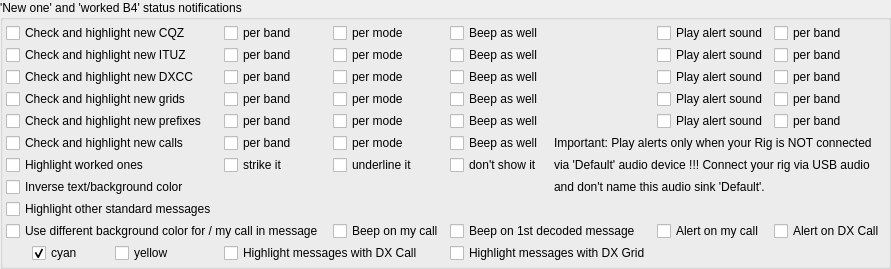
          <widget class="QGroupBox" name="highlight_group_box">
           <property name="title">
            <string>'New one' and 'worked B4' status notifications</string>
           </property>
           <layout class="QGridLayout" name="gridLayout_20">
            <property name="leftMargin">
             <number>3</number>
            </property>
            <property name="topMargin">
             <number>3</number>
            </property>
            <property name="rightMargin">
             <number>3</number>
            </property>
            <property name="bottomMargin">
             <number>3</number>
            </property>
            <property name="verticalSpacing">
             <number>6</number>
            </property>
            <item row="0" column="0">
             <layout class="QGridLayout" name="gridLayout_19">
              <property name="verticalSpacing">
               <number>2</number>
              </property>
              <item row="7" column="5" colspan="3">
               <widget class="QLabel" name="label_35">
                <property name="toolTip">
                 <string>&lt;html&gt;&lt;head/&gt;&lt;body&gt;&lt;p&gt;IMPORTANT NOTE:&lt;/p&gt;&lt;p&gt;Use of this feature requires that your computer is equipped with two sound cards. Enable Play alerts only when your Rig is NOT connected via 'Default'audio device !!! This is fulfilled when your rig is connected via USB audio (FT-991, IC-7300, etc.). Alert sounds will be played on the 'Default' audio device (usually the loudspeaker of your PC).&lt;/p&gt;&lt;/body&gt;&lt;/html&gt;</string>
                </property>
                <property name="text">
                 <string>via 'Default' audio device !!! Connect your rig via USB audio</string>
                </property>
               </widget>
              </item>
              <item row="6" column="4">
               <widget class="QCheckBox" name="beep_on_newCall_check_box">
                <property name="toolTip">
                 <string>Use also system sound for the notification.</string>
                </property>
                <property name="text">
                 <string>Beep as well</string>
                </property>
               </widget>
              </item>
              <item row="1" column="4">
               <widget class="QCheckBox" name="beep_on_newCQZ_check_box">
                <property name="toolTip">
                 <string>Use also system sound for the notification.</string>
                </property>
                <property name="text">
                 <string>Beep as well</string>
                </property>
               </widget>
              </item>
              <item row="2" column="2">
               <widget class="QCheckBox" name="newITUZBand_check_box">
                <property name="toolTip">
                 <string>&lt;html&gt;&lt;head/&gt;&lt;body&gt;&lt;p&gt;Highlight messages with ITU Zones which are new on the band according to the data from wsjtx_log.adi log file.&lt;/p&gt;&lt;/body&gt;&lt;/html&gt;</string>
                </property>
                <property name="text">
                 <string>per band</string>
                </property>
               </widget>
              </item>
              <item row="6" column="3">
               <widget class="QCheckBox" name="newCallBandMode_check_box">
                <property name="toolTip">
                 <string>&lt;html&gt;&lt;head/&gt;&lt;body&gt;&lt;p&gt;Highlight messages with callsigns which are new in the mode according to the data from wsjtx_log.adi log file.&lt;/p&gt;&lt;/body&gt;&lt;/html&gt;</string>
                </property>
                <property name="text">
                 <string>per mode</string>
                </property>
               </widget>
              </item>
              <item row="5" column="7">
               <widget class="QCheckBox" name="alert_on_newPxOB_check_box">
                <property name="toolTip">
                 <string>&lt;html&gt;&lt;head/&gt;&lt;body&gt;&lt;p&gt;IMPORTANT NOTE:&lt;/p&gt;&lt;p&gt;Use of this feature requires that your computer is equipped with two sound cards. Enable Play alerts only when your Rig is NOT connected via 'Default'audio device !!! This is fulfilled when your rig is connected via USB audio (FT-991, IC-7300, etc.). Alert sounds will be played on the 'Default' audio device (usually the loudspeaker of your PC).&lt;/p&gt;&lt;/body&gt;&lt;/html&gt;</string>
                </property>
                <property name="text">
                 <string>per band</string>
                </property>
               </widget>
              </item>
              <item row="2" column="0" colspan="2">
               <widget class="QCheckBox" name="newITUZ_check_box">
                <property name="toolTip">
                 <string>&lt;html&gt;&lt;head/&gt;&lt;body&gt;&lt;p&gt;Highlight messages with ITU Zones which do not exist in the wsjtx_log.adi log file.&lt;/p&gt;&lt;/body&gt;&lt;/html&gt;</string>
                </property>
                <property name="text">
                 <string>Check and highlight new ITUZ</string>
                </property>
               </widget>
              </item>
              <item row="3" column="4">
               <widget class="QCheckBox" name="beep_on_newDXCC_check_box">
                <property name="toolTip">
                 <string>Use also system sound for the notification.</string>
                </property>
                <property name="text">
                 <string>Beep as well</string>
                </property>
               </widget>
              </item>
              <item row="3" column="7">
               <widget class="QCheckBox" name="alert_on_newDXCCOB_check_box">
                <property name="toolTip">
                 <string>&lt;html&gt;&lt;head/&gt;&lt;body&gt;&lt;p&gt;IMPORTANT NOTE:&lt;/p&gt;&lt;p&gt;Use of this feature requires that your computer is equipped with two sound cards. Enable Play alerts only when your Rig is NOT connected via 'Default'audio device !!! This is fulfilled when your rig is connected via USB audio (FT-991, IC-7300, etc.). Alert sounds will be played on the 'Default' audio device (usually the loudspeaker of your PC).&lt;/p&gt;&lt;/body&gt;&lt;/html&gt;</string>
                </property>
                <property name="text">
                 <string>per band</string>
                </property>
               </widget>
              </item>
              <item row="9" column="0" colspan="2">
               <widget class="QCheckBox" name="newPotential_check_box">
                <property name="toolTip">
                 <string>&lt;html&gt;&lt;head/&gt;&lt;body&gt;&lt;p&gt;By default 'CQ' and 'MyCall' messages being only checked, this setting allows to check also other received standard messages for new DXCC, Grid, Call. 'Other standard message' color being used for the notification&lt;/p&gt;&lt;/body&gt;&lt;/html&gt;</string>
                </property>
                <property name="text">
                 <string>Highlight other standard messages</string>
                </property>
               </widget>
              </item>
              <item row="7" column="0" colspan="2">
               <widget class="QCheckBox" name="workedColor_check_box">
                <property name="toolTip">
                 <string>&lt;html&gt;&lt;head/&gt;&lt;body&gt;&lt;p&gt;Use color notification for messages with the worked DXCC, Grid, Call.&lt;/p&gt;&lt;/body&gt;&lt;/html&gt;</string>
                </property>
                <property name="text">
                 <string>Highlight worked ones</string>
                </property>
               </widget>
              </item>
              <item row="2" column="6">
               <widget class="QCheckBox" name="alert_on_newITUZ_check_box">
                <property name="toolTip">
                 <string>&lt;html&gt;&lt;head/&gt;&lt;body&gt;&lt;p&gt;IMPORTANT NOTE:&lt;/p&gt;&lt;p&gt;Use of this feature requires that your computer is equipped with two sound cards. Enable Play alerts only when your Rig is NOT connected via 'Default'audio device !!! This is fulfilled when your rig is connected via USB audio (FT-991, IC-7300, etc.). Alert sounds will be played on the 'Default' audio device (usually the loudspeaker of your PC).&lt;/p&gt;&lt;/body&gt;&lt;/html&gt;</string>
                </property>
                <property name="text">
                 <string>Play alert sound</string>
                </property>
               </widget>
              </item>
              <item row="1" column="6">
               <widget class="QCheckBox" name="alert_on_newCQZ_check_box">
                <property name="toolTip">
                 <string>&lt;html&gt;&lt;head/&gt;&lt;body&gt;&lt;p&gt;IMPORTANT NOTE:&lt;/p&gt;&lt;p&gt;Use of this feature requires that your computer is equipped with two sound cards. Enable Play alerts only when your Rig is NOT connected via 'Default'audio device !!!  This is fulfilled when your rig is connected via USB audio (FT-991, IC-7300, etc.). Alert sounds will be played on the 'Default' audio device (usually the loudspeaker of your PC).&lt;/p&gt;&lt;/body&gt;&lt;/html&gt;</string>
                </property>
                <property name="text">
                 <string>Play alert sound</string>
                </property>
               </widget>
              </item>
              <item row="4" column="6">
               <widget class="QCheckBox" name="alert_on_newGrid_check_box">
                <property name="toolTip">
                 <string>&lt;html&gt;&lt;head/&gt;&lt;body&gt;&lt;p&gt;IMPORTANT NOTE:&lt;/p&gt;&lt;p&gt;Use of this feature requires that your computer is equipped with two sound cards. Enable Play alerts only when your Rig is NOT connected via 'Default'audio device !!! This is fulfilled when your rig is connected via USB audio (FT-991, IC-7300, etc.). Alert sounds will be played on the 'Default' audio device (usually the loudspeaker of your PC).&lt;/p&gt;&lt;/body&gt;&lt;/html&gt;</string>
                </property>
                <property name="text">
                 <string>Play alert sound</string>
                </property>
               </widget>
              </item>
              <item row="3" column="0" colspan="2">
               <widget class="QCheckBox" name="newDXCC_check_box">
                <property name="toolTip">
                 <string>&lt;html&gt;&lt;head/&gt;&lt;body&gt;&lt;p&gt;Highlight messages with DXCC countries which do not exist in the wsjtx_log.adi log file.&lt;/p&gt;&lt;/body&gt;&lt;/html&gt;</string>
                </property>
                <property name="text">
                 <string>Check and highlight new DXCC</string>
                </property>
               </widget>
              </item>
              <item row="10" column="7">
               <widget class="QCheckBox" name="alert_on_DX_call_check_box">
                <property name="toolTip">
                 <string>&lt;html&gt;&lt;head/&gt;&lt;body&gt;&lt;p&gt;IMPORTANT NOTE:&lt;/p&gt;&lt;p&gt;Use of this feature requires that your computer is equipped with two sound cards. Enable Play alerts only when your Rig is NOT connected via 'Default'audio device !!! This is fulfilled when your rig is connected via USB audio (FT-991, IC-7300, etc.). Alert sounds will be played on the 'Default' audio device (usually the loudspeaker of your PC).&lt;/p&gt;&lt;/body&gt;&lt;/html&gt;</string>
                </property>
                <property name="text">
                 <string>Alert on DX Call</string>
                </property>
               </widget>
              </item>
              <item row="6" column="5" colspan="3">
               <widget class="QLabel" name="label_39">
                <property name="toolTip">
                 <string>&lt;html&gt;&lt;head/&gt;&lt;body&gt;&lt;p&gt;IMPORTANT NOTE:&lt;/p&gt;&lt;p&gt;Use of this feature requires that your computer is equipped with two sound cards. Enable Play alerts only when your Rig is NOT connected via 'Default'audio device !!! This is fulfilled when your rig is connected via USB audio (FT-991, IC-7300, etc.). Alert sounds will be played on the 'Default' audio device (usually the loudspeaker of your PC).&lt;/p&gt;&lt;/body&gt;&lt;/html&gt;</string>
                </property>
                <property name="text">
                 <string>Important: Play alerts only when your Rig is NOT connected</string>
                </property>
               </widget>
              </item>
              <item row="5" column="0" colspan="2">
               <widget class="QCheckBox" name="newPx_check_box">
                <property name="toolTip">
                 <string>&lt;html&gt;&lt;head/&gt;&lt;body&gt;&lt;p&gt;Highlight messages with prefixes which do not exist in the wsjtx_log.adi log file.&lt;/p&gt;&lt;/body&gt;&lt;/html&gt;</string>
                </property>
                <property name="text">
                 <string>Check and highlight new prefixes</string>
                </property>
               </widget>
              </item>
              <item row="3" column="2">
               <widget class="QCheckBox" name="newDXCCBand_check_box">
                <property name="toolTip">
                 <string>&lt;html&gt;&lt;head/&gt;&lt;body&gt;&lt;p&gt;Highlight messages with DXCC countries which are new on the band according to the data from wsjtx_log.adi log file.&lt;/p&gt;&lt;/body&gt;&lt;/html&gt;</string>
                </property>
                <property name="text">
                 <string>per band</string>
                </property>
               </widget>
              </item>
              <item row="10" column="0" colspan="3">
               <widget class="QCheckBox" name="differentBackground_check_box">
                <property name="toolTip">
                 <string>&lt;html&gt;&lt;head/&gt;&lt;body&gt;&lt;p&gt;Use different background color for / my call in message&lt;/p&gt;&lt;/body&gt;&lt;/html&gt;</string>
                </property>
                <property name="text">
                 <string>Use different background color for / my call in message </string>
                </property>
               </widget>
              </item>
              <item row="8" column="5" colspan="3">
               <widget class="QLabel" name="label_37">
                <property name="toolTip">
                 <string>&lt;html&gt;&lt;head/&gt;&lt;body&gt;&lt;p&gt;IMPORTANT NOTE:&lt;/p&gt;&lt;p&gt;Use of this feature requires that your computer is equipped with two sound cards. Enable Play alerts only when your Rig is NOT connected via 'Default'audio device !!! This is fulfilled when your rig is connected via USB audio (FT-991, IC-7300, etc.). Alert sounds will be played on the 'Default' audio device (usually the loudspeaker of your PC).&lt;/p&gt;&lt;/body&gt;&lt;/html&gt;</string>
                </property>
                <property name="text">
                 <string>and don't name this audio sink 'Default'.</string>
                </property>
               </widget>
              </item>
              <item row="2" column="3">
               <widget class="QCheckBox" name="newITUZBandMode_check_box">
                <property name="toolTip">
                 <string>&lt;html&gt;&lt;head/&gt;&lt;body&gt;&lt;p&gt;Highlight messages with ITU Zones which are new in the mode according to the data from wsjtx_log.adi log file.&lt;/p&gt;&lt;/body&gt;&lt;/html&gt;</string>
                </property>
                <property name="text">
                 <string>per mode</string>
                </property>
               </widget>
              </item>
              <item row="2" column="4">
               <widget class="QCheckBox" name="beep_on_newITUZ_check_box">
                <property name="toolTip">
                 <string>Use also system sound for the notification.</string>
                </property>
                <property name="text">
                 <string>Beep as well</string>
                </property>
               </widget>
              </item>
              <item row="5" column="6">
               <widget class="QCheckBox" name="alert_on_newPx_check_box">
                <property name="toolTip">
                 <string>&lt;html&gt;&lt;head/&gt;&lt;body&gt;&lt;p&gt;IMPORTANT NOTE:&lt;/p&gt;&lt;p&gt;Use of this feature requires that your computer is equipped with two sound cards. Enable Play alerts only when your Rig is NOT connected via 'Default'audio device !!! This is fulfilled when your rig is connected via USB audio (FT-991, IC-7300, etc.). Alert sounds will be played on the 'Default' audio device (usually the loudspeaker of your PC).&lt;/p&gt;&lt;/body&gt;&lt;/html&gt;</string>
                </property>
                <property name="text">
                 <string>Play alert sound</string>
                </property>
               </widget>
              </item>
              <item row="4" column="3">
               <widget class="QCheckBox" name="newGridBandMode_check_box">
                <property name="toolTip">
                 <string>&lt;html&gt;&lt;head/&gt;&lt;body&gt;&lt;p&gt;Highlight messages with grid squares which are new in the mode according to the data from wsjtx_log.adi log file.&lt;/p&gt;&lt;/body&gt;&lt;/html&gt;</string>
                </property>
                <property name="text">
                 <string>per mode</string>
                </property>
               </widget>
              </item>
              <item row="4" column="4">
               <widget class="QCheckBox" name="beep_on_newGrid_check_box">
                <property name="toolTip">
                 <string>Use also system sound for the notification.</string>
                </property>
                <property name="text">
                 <string>Beep as well</string>
                </property>
               </widget>
              </item>
              <item row="1" column="0" colspan="2">
               <widget class="QCheckBox" name="newCQZ_check_box">
                <property name="toolTip">
                 <string>&lt;html&gt;&lt;head/&gt;&lt;body&gt;&lt;p&gt;Highlight messages with CQ Zones which do not exist in the wsjtx_log.adi log file.&lt;/p&gt;&lt;/body&gt;&lt;/html&gt;</string>
                </property>
                <property name="text">
                 <string>Check and highlight new CQZ</string>
                </property>
               </widget>
              </item>
              <item row="3" column="3">
               <widget class="QCheckBox" name="newDXCCBandMode_check_box">
                <property name="toolTip">
                 <string>&lt;html&gt;&lt;head/&gt;&lt;body&gt;&lt;p&gt;Highlight messages with DXCC countries which are new in the mode according to the data from wsjtx_log.adi log file.&lt;/p&gt;&lt;/body&gt;&lt;/html&gt;</string>
                </property>
                <property name="text">
                 <string>per mode</string>
                </property>
               </widget>
              </item>
              <item row="10" column="6">
               <widget class="QCheckBox" name="alert_on_my_call_check_box">
                <property name="toolTip">
                 <string>&lt;html&gt;&lt;head/&gt;&lt;body&gt;&lt;p&gt;IMPORTANT NOTE:&lt;/p&gt;&lt;p&gt;Use of this feature requires that your computer is equipped with two sound cards. Enable Play alerts only when your Rig is NOT connected via 'Default'audio device !!! This is fulfilled when your rig is connected via USB audio (FT-991, IC-7300, etc.). Alert sounds will be played on the 'Default' audio device (usually the loudspeaker of your PC).&lt;/p&gt;&lt;/body&gt;&lt;/html&gt;</string>
                </property>
                <property name="text">
                 <string>Alert on my call</string>
                </property>
               </widget>
              </item>
              <item row="4" column="0" colspan="2">
               <widget class="QCheckBox" name="newGrid_check_box">
                <property name="toolTip">
                 <string>&lt;html&gt;&lt;head/&gt;&lt;body&gt;&lt;p&gt;Highlight messages with grid squares which do not exist in the wsjtx_log.adi log file.&lt;/p&gt;&lt;/body&gt;&lt;/html&gt;</string>
                </property>
                <property name="text">
                 <string>Check and highlight new grids</string>
                </property>
               </widget>
              </item>
              <item row="6" column="2">
               <widget class="QCheckBox" name="newCallBand_check_box">
                <property name="toolTip">
                 <string>&lt;html&gt;&lt;head/&gt;&lt;body&gt;&lt;p&gt;Highlight messages with callsigns which are new on the band according to the data from wsjtx_log.adi log file.&lt;/p&gt;&lt;/body&gt;&lt;/html&gt;</string>
                </property>
                <property name="text">
                 <string>per band</string>
                </property>
               </widget>
              </item>
              <item row="5" column="3">
               <widget class="QCheckBox" name="newPxBandMode_check_box">
                <property name="toolTip">
                 <string>&lt;html&gt;&lt;head/&gt;&lt;body&gt;&lt;p&gt;Highlight messages with prefixes which are new in the mode according to the data from wsjtx_log.adi log file.&lt;/p&gt;&lt;/body&gt;&lt;/html&gt;</string>
                </property>
                <property name="text">
                 <string>per mode</string>
                </property>
               </widget>
              </item>
              <item row="7" column="2">
               <widget class="QCheckBox" name="workedStriked_check_box">
                <property name="toolTip">
                 <string>&lt;html&gt;&lt;head/&gt;&lt;body&gt;&lt;p&gt;Messages with worked DXCC, Grid, Call will be striked.&lt;/p&gt;&lt;/body&gt;&lt;/html&gt;</string>
                </property>
                <property name="statusTip">
                 <string>&lt;html&gt;&lt;head/&gt;&lt;body&gt;&lt;p&gt;Messages with worked Call will be striked&lt;/p&gt;&lt;/body&gt;&lt;/html&gt;</string>
                </property>
                <property name="text">
                 <string>strike it</string>
                </property>
               </widget>
              </item>
              <item row="7" column="3">
               <widget class="QCheckBox" name="workedUnderlined_check_box">
                <property name="toolTip">
                 <string>&lt;html&gt;&lt;head/&gt;&lt;body&gt;&lt;p&gt;Messages with worked DXCC, Grid, Call will be underlined.&lt;/p&gt;&lt;/body&gt;&lt;/html&gt;</string>
                </property>
                <property name="text">
                 <string>underline it</string>
                </property>
               </widget>
              </item>
              <item row="5" column="4">
               <widget class="QCheckBox" name="beep_on_newPx_check_box">
                <property name="toolTip">
                 <string>Use also system sound for the notification.</string>
                </property>
                <property name="text">
                 <string>Beep as well</string>
                </property>
               </widget>
              </item>
              <item row="1" column="3">
               <widget class="QCheckBox" name="newCQZBandMode_check_box">
                <property name="toolTip">
                 <string>&lt;html&gt;&lt;head/&gt;&lt;body&gt;&lt;p&gt;Highlight messages with CQ Zones which are new in the mode according to the data from wsjtx_log.adi log file.&lt;/p&gt;&lt;/body&gt;&lt;/html&gt;</string>
                </property>
                <property name="text">
                 <string>per mode</string>
                </property>
               </widget>
              </item>
              <item row="11" column="0" alignment="Qt::AlignHCenter">
               <widget class="QCheckBox" name="cyan_check_box">
                <property name="toolTip">
                 <string>&lt;html&gt;&lt;head/&gt;&lt;body&gt;&lt;p&gt;Use cyan background color&lt;/p&gt;&lt;/body&gt;&lt;/html&gt;</string>
                </property>
                <property name="text">
                 <string>cyan</string>
                </property>
                <property name="checked">
                 <bool>true</bool>
                </property>
                <property name="autoExclusive">
                 <bool>true</bool>
                </property>
               </widget>
              </item>
              <item row="4" column="2">
               <widget class="QCheckBox" name="newGridBand_check_box">
                <property name="toolTip">
                 <string>&lt;html&gt;&lt;head/&gt;&lt;body&gt;&lt;p&gt;Highlight messages with grid squares which are new on the band according to the data from wsjtx_log.adi log file.&lt;/p&gt;&lt;/body&gt;&lt;/html&gt;</string>
                </property>
                <property name="text">
                 <string>per band</string>
                </property>
               </widget>
              </item>
              <item row="5" column="2">
               <widget class="QCheckBox" name="newPxBand_check_box">
                <property name="toolTip">
                 <string>&lt;html&gt;&lt;head/&gt;&lt;body&gt;&lt;p&gt;Highlight messages with prefixes which are new on the band according to the data from wsjtx_log.adi log file.&lt;/p&gt;&lt;/body&gt;&lt;/html&gt;</string>
                </property>
                <property name="text">
                 <string>per band</string>
                </property>
               </widget>
              </item>
              <item row="1" column="2">
               <widget class="QCheckBox" name="newCQZBand_check_box">
                <property name="toolTip">
                 <string>&lt;html&gt;&lt;head/&gt;&lt;body&gt;&lt;p&gt;Highlight messages with CQ Zones which are new on the band according to the data from wsjtx_log.adi log file.&lt;/p&gt;&lt;/body&gt;&lt;/html&gt;</string>
                </property>
                <property name="text">
                 <string>per band</string>
                </property>
               </widget>
              </item>
              <item row="10" column="3">
               <widget class="QCheckBox" name="beep_on_my_call_check_box">
                <property name="toolTip">
                 <string>&lt;html&gt;&lt;head/&gt;&lt;body&gt;&lt;p&gt;Use system sound for notification if there is MyCall in the received message.&lt;/p&gt;&lt;/body&gt;&lt;/html&gt;</string>
                </property>
                <property name="text">
                 <string>Beep on my call</string>
                </property>
               </widget>
              </item>
              <item row="7" column="4">
               <widget class="QCheckBox" name="workedDontShow_check_box">
                <property name="toolTip">
                 <string>&lt;html&gt;&lt;head/&gt;&lt;body&gt;&lt;p&gt;Messages with worked DXCC, Grid, Call where there is no MyCall will be skipped in the decoded text window&lt;/p&gt;&lt;/body&gt;&lt;/html&gt;</string>
                </property>
                <property name="text">
                 <string>don't show it</string>
                </property>
               </widget>
              </item>
              <item row="4" column="7">
               <widget class="QCheckBox" name="alert_on_newGridOB_check_box">
                <property name="toolTip">
                 <string>&lt;html&gt;&lt;head/&gt;&lt;body&gt;&lt;p&gt;IMPORTANT NOTE:&lt;/p&gt;&lt;p&gt;Use of this feature requires that your computer is equipped with two sound cards. Enable Play alerts only when your Rig is NOT connected via 'Default'audio device !!! This is fulfilled when your rig is connected via USB audio (FT-991, IC-7300, etc.). Alert sounds will be played on the 'Default' audio device (usually the loudspeaker of your PC).&lt;/p&gt;&lt;/body&gt;&lt;/html&gt;</string>
                </property>
                <property name="text">
                 <string>per band</string>
                </property>
               </widget>
              </item>
              <item row="3" column="6">
               <widget class="QCheckBox" name="alert_on_newDXCC_check_box">
                <property name="toolTip">
                 <string>&lt;html&gt;&lt;head/&gt;&lt;body&gt;&lt;p&gt;IMPORTANT NOTE:&lt;/p&gt;&lt;p&gt;Use of this feature requires that your computer is equipped with two sound cards. Enable Play alerts only when your Rig is NOT connected via 'Default'audio device !!! This is fulfilled when your rig is connected via USB audio (FT-991, IC-7300, etc.). Alert sounds will be played on the 'Default' audio device (usually the loudspeaker of your PC).&lt;/p&gt;&lt;/body&gt;&lt;/html&gt;</string>
                </property>
                <property name="text">
                 <string>Play alert sound</string>
                </property>
               </widget>
              </item>
              <item row="11" column="1">
               <widget class="QCheckBox" name="yellow_check_box">
                <property name="toolTip">
                 <string>&lt;html&gt;&lt;head/&gt;&lt;body&gt;&lt;p&gt;Use yellow background color&lt;/p&gt;&lt;/body&gt;&lt;/html&gt;</string>
                </property>
                <property name="text">
                 <string>yellow</string>
                </property>
                <property name="autoExclusive">
                 <bool>true</bool>
                </property>
               </widget>
              </item>
              <item row="1" column="7">
               <widget class="QCheckBox" name="alert_on_newCQZOB_check_box">
                <property name="toolTip">
                 <string>&lt;html&gt;&lt;head/&gt;&lt;body&gt;&lt;p&gt;IMPORTANT NOTE:&lt;/p&gt;&lt;p&gt;Use of this feature requires that your computer is equipped with two sound cards. Enable Play alerts only when your Rig is NOT connected via 'Default'audio device !!! This is fulfilled when your rig is connected via USB audio (FT-991, IC-7300, etc.). Alert sounds will be played on the 'Default' audio device (usually the loudspeaker of your PC).&lt;/p&gt;&lt;/body&gt;&lt;/html&gt;</string>
                </property>
                <property name="text">
                 <string>per band</string>
                </property>
               </widget>
              </item>
              <item row="6" column="0" colspan="2">
               <widget class="QCheckBox" name="newCall_check_box">
                <property name="toolTip">
                 <string>&lt;html&gt;&lt;head/&gt;&lt;body&gt;&lt;p&gt;Highlight messages with callsigns which do not exist in the wsjtx_log.adi log file.&lt;/p&gt;&lt;/body&gt;&lt;/html&gt;</string>
                </property>
                <property name="text">
                 <string>Check and highlight new calls</string>
                </property>
               </widget>
              </item>
              <item row="2" column="7">
               <widget class="QCheckBox" name="alert_on_newITUZOB_check_box">
                <property name="toolTip">
                 <string>&lt;html&gt;&lt;head/&gt;&lt;body&gt;&lt;p&gt;IMPORTANT NOTE:&lt;/p&gt;&lt;p&gt;Use of this feature requires that your computer is equipped with two sound cards. Enable Play alerts only when your Rig is NOT connected via 'Default'audio device !!! This is fulfilled when your rig is connected via USB audio (FT-991, IC-7300, etc.). Alert sounds will be played on the 'Default' audio device (usually the loudspeaker of your PC).&lt;/p&gt;&lt;/body&gt;&lt;/html&gt;</string>
                </property>
                <property name="text">
                 <string>per band</string>
                </property>
               </widget>
              </item>
              <item row="10" column="4" colspan="2">
               <widget class="QCheckBox" name="beep_on_firstMsg_check_box">
                <property name="toolTip">
                 <string>&lt;html&gt;&lt;head/&gt;&lt;body&gt;&lt;p&gt;Use system sound for notification as soon as the first message is decoded in the RX interval.&lt;/p&gt;&lt;/body&gt;&lt;/html&gt;</string>
                </property>
                <property name="text">
                 <string>Beep on 1st decoded message</string>
                </property>
               </widget>
              </item>
              <item row="8" column="0" colspan="2">
               <widget class="QCheckBox" name="txtColor_check_box">
                <property name="toolTip">
                 <string>&lt;html&gt;&lt;head/&gt;&lt;body&gt;&lt;p&gt;Invert text&lt;-&gt;background color for received messages&lt;/p&gt;&lt;/body&gt;&lt;/html&gt;</string>
                </property>
                <property name="text">
                 <string>Inverse text/background color</string>
                </property>
               </widget>
              </item>
              <item row="11" column="2" colspan="2">
               <widget class="QCheckBox" name="highlightDXCall_check_box">
                <property name="toolTip">
                 <string>&lt;html&gt;&lt;head/&gt;&lt;body&gt;&lt;p&gt;Highlight messages with DX Call&lt;/p&gt;&lt;/body&gt;&lt;/html&gt;</string>
                </property>
                <property name="text">
                 <string>Highlight messages with DX Call</string>
                </property>
               </widget>
              </item>
              <item row="11" column="4" colspan="2">
               <widget class="QCheckBox" name="highlightDXGrid_check_box">
                <property name="toolTip">
                 <string>&lt;html&gt;&lt;head/&gt;&lt;body&gt;&lt;p&gt;Highlight messages with DX Grid&lt;/p&gt;&lt;/body&gt;&lt;/html&gt;</string>
                </property>
                <property name="text">
                 <string>Highlight messages with DX Grid</string>
                </property>
               </widget>
              </item>
             </layout>
            </item>
           </layout>
          </widget>
